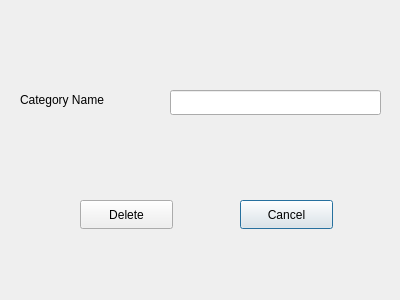
<?xml version="1.0" encoding="UTF-8"?>
<ui version="4.0">
 <class>DeleteCategory</class>
 <widget class="QDialog" name="DeleteCategory">
  <property name="geometry">
   <rect>
    <x>0</x>
    <y>0</y>
    <width>400</width>
    <height>300</height>
   </rect>
  </property>
  <property name="windowTitle">
   <string>Dialog</string>
  </property>
  <widget class="QPushButton" name="pushButton_2">
   <property name="geometry">
    <rect>
     <x>240</x>
     <y>200</y>
     <width>93</width>
     <height>29</height>
    </rect>
   </property>
   <property name="text">
    <string>Cancel</string>
   </property>
  </widget>
  <widget class="QLineEdit" name="lineEdit">
   <property name="geometry">
    <rect>
     <x>170</x>
     <y>90</y>
     <width>211</width>
     <height>25</height>
    </rect>
   </property>
  </widget>
  <widget class="QLabel" name="label">
   <property name="geometry">
    <rect>
     <x>20</x>
     <y>90</y>
     <width>121</width>
     <height>20</height>
    </rect>
   </property>
   <property name="text">
    <string>Category Name</string>
   </property>
  </widget>
  <widget class="QPushButton" name="pushButton">
   <property name="geometry">
    <rect>
     <x>80</x>
     <y>200</y>
     <width>93</width>
     <height>29</height>
    </rect>
   </property>
   <property name="text">
    <string>Delete</string>
   </property>
  </widget>
 </widget>
 <resources/>
 <connections/>
</ui>
